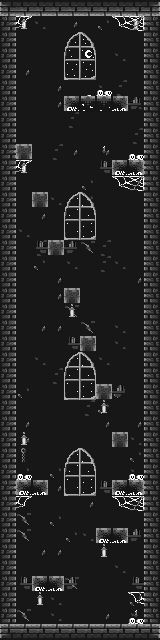

This game map was drawn from its Tiled (.tmx) file and the tilesets committed beside it. A one-line description and the trimmed map source follow:
An orthogonal 10x40 tile map with 16x16 px tiles, 4 tile layers (Background, Walls, Decorations, Decorations II) and 7 objects (2x postit, level3, level5, level6, pre-ending, ...).

<map version="1.10" tiledversion="1.11.0" orientation="orthogonal" renderorder="right-down" width="10" height="40" tilewidth="16" tileheight="16" infinite="0" nextlayerid="6" nextobjectid="8">
 <tileset firstgid="1" source="dungeon.tsx" />
 <layer id="1" name="Background" width="10" height="40">
  <properties>
   <property name="zindex" type="float" value="0" />
  </properties>
  <data>[400 cells, 400 non-empty, 6 distinct tile ids]</data>
 </layer>
 <layer id="2" name="Walls" width="10" height="40">
  <properties>
   <property name="solid" type="bool" value="true" />
   <property name="zindex" type="float" value="10" />
  </properties>
  <data>[400 cells, 117 non-empty, 13 distinct tile ids]</data>
 </layer>
 <layer id="3" name="Decorations" width="10" height="40">
  <properties>
   <property name="zindex" type="float" value="20" />
  </properties>
  <data>[400 cells, 46 non-empty, 17 distinct tile ids]</data>
 </layer>
 <objectgroup id="5" name="Decorations">
  <properties>
   <property name="zindex" type="float" value="20" />
  </properties>
  <object id="1" name="level3" gid="87" x="32" y="624" width="16" height="16" />
  <object id="2" name="level5" gid="87" x="128" y="480" width="16" height="16" />
  <object id="3" name="level6" gid="87" x="128" y="160" width="16" height="16" />
  <object id="4" name="pre-ending" gid="87" x="80" y="96" width="16" height="16" />
  <object id="5" name="spawn" gid="67" x="48" y="624" width="16" height="16" />
  <object id="6" name="4" type="postit" gid="67" x="16" y="480" width="16" height="16" />
  <object id="7" name="5" type="postit" gid="67" x="16" y="144" width="16" height="16" />
 </objectgroup>
 <layer id="4" name="Decorations II" width="10" height="40">
  <properties>
   <property name="zindex" type="float" value="30" />
  </properties>
  <data>[400 cells, 16 non-empty, 5 distinct tile ids]</data>
 </layer>
</map>
